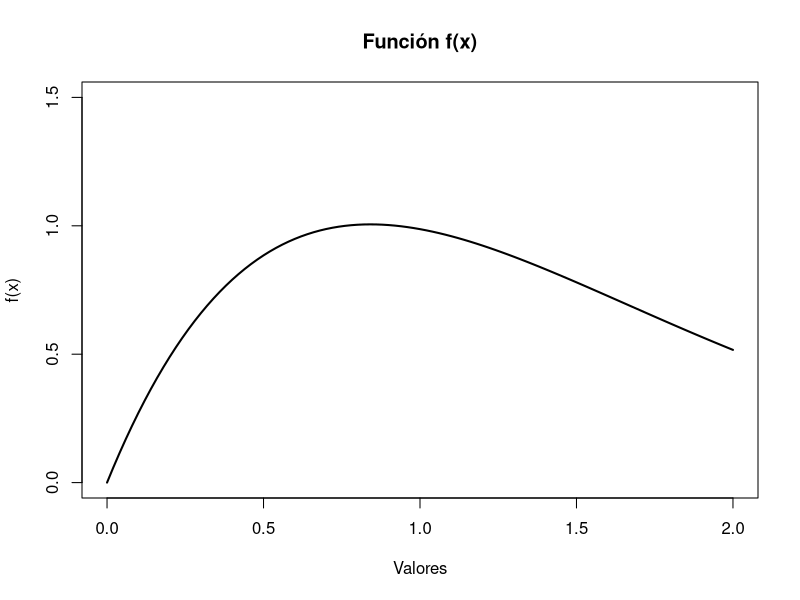
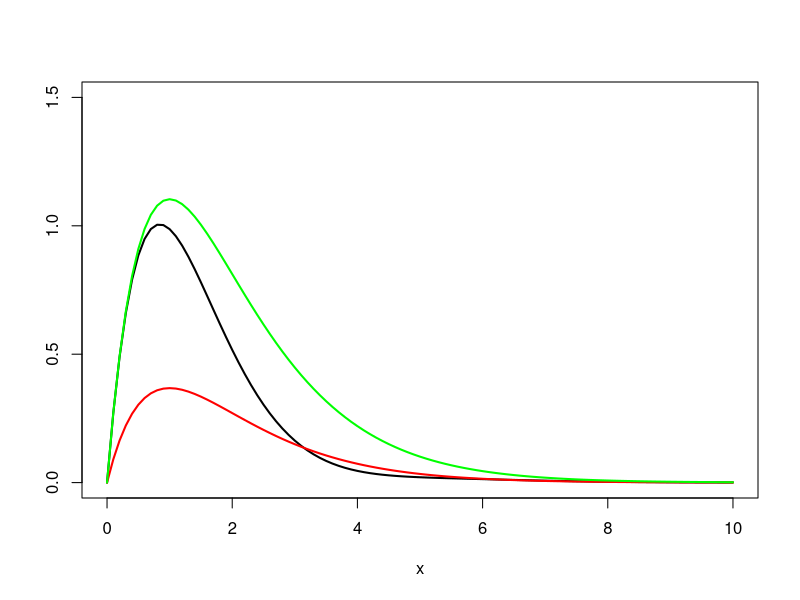
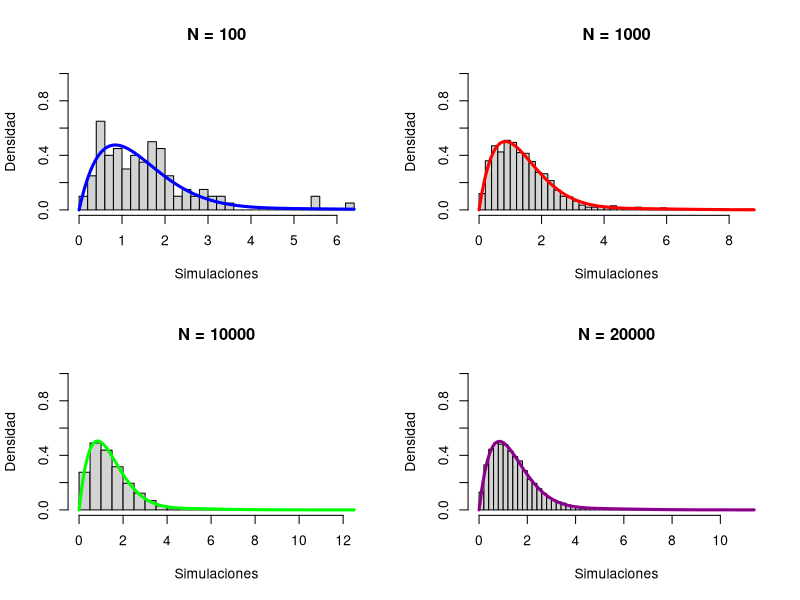
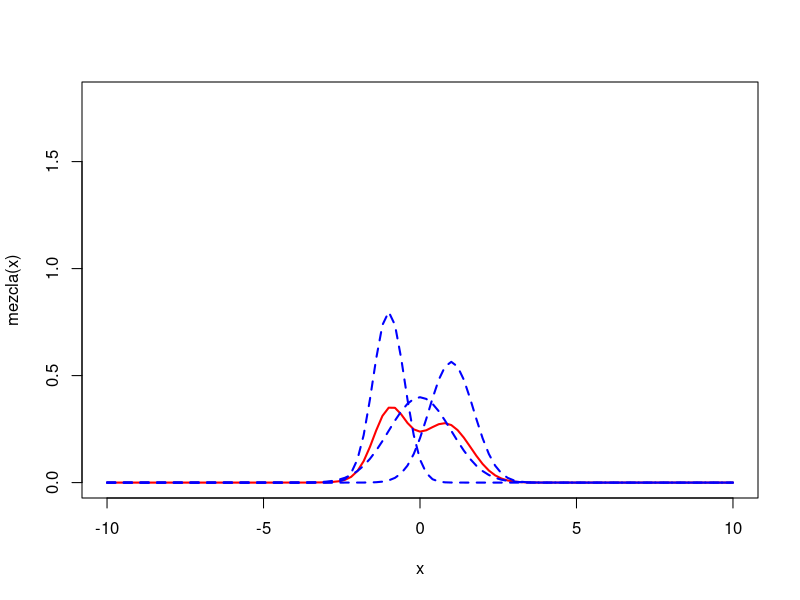
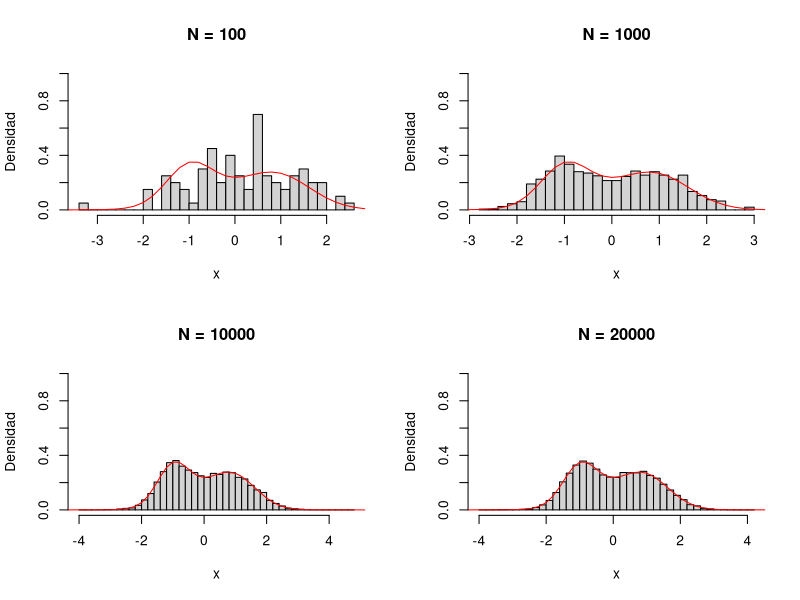
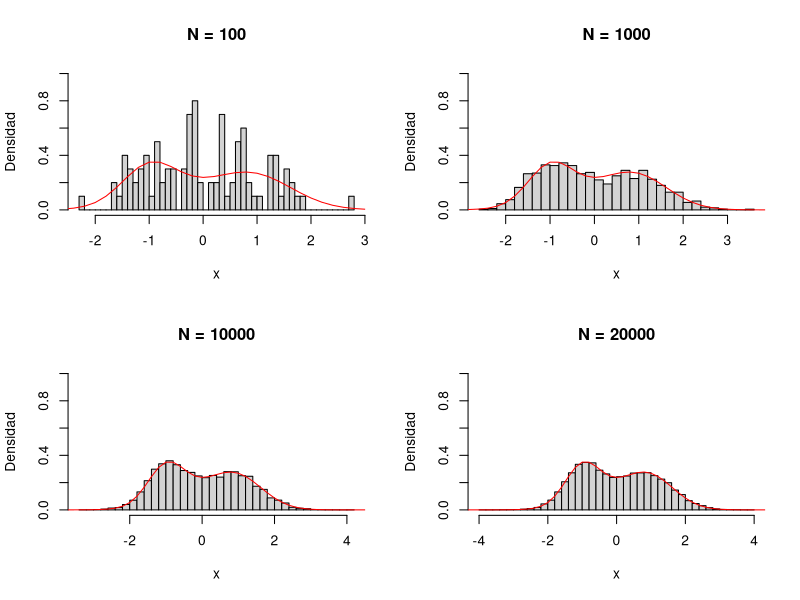
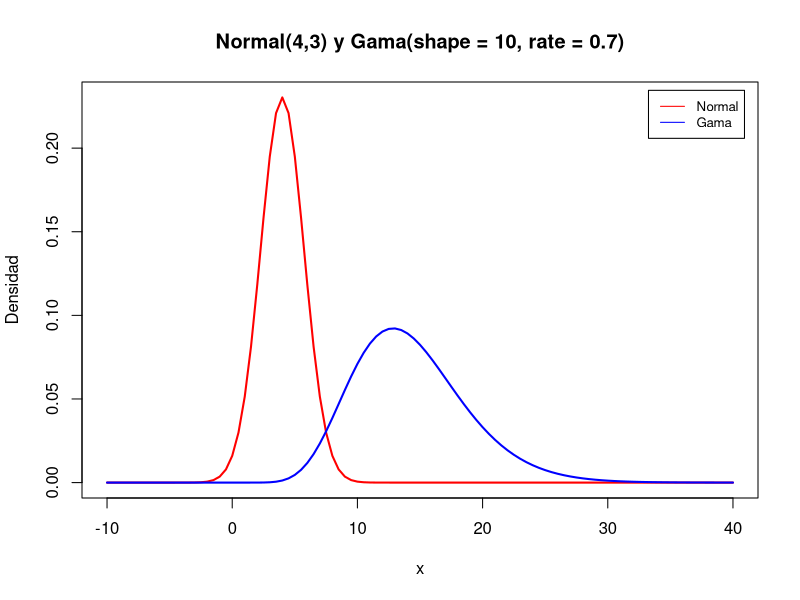
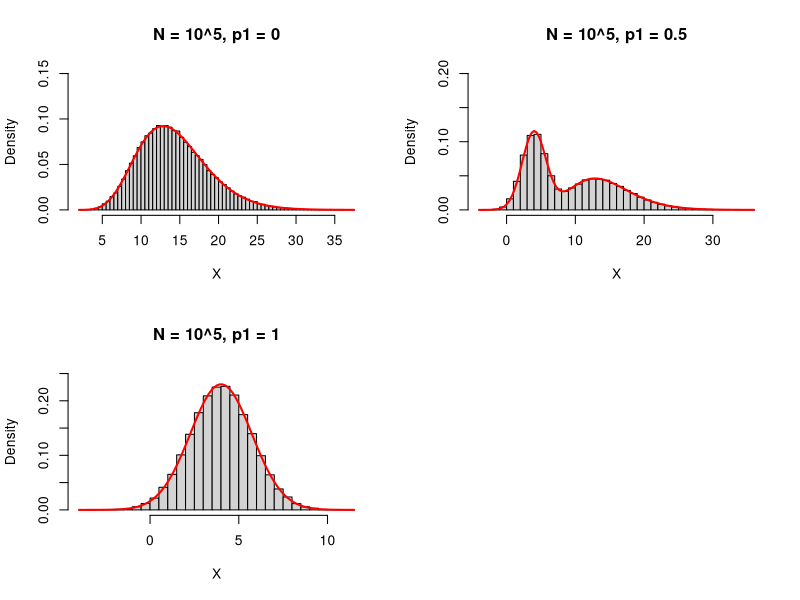

Source code (R) for these figures, in order:
## ---- chunk 1
## a)----

fx <- function(x){
  fx <- (x+(2*sin(x)))/(exp(x))
  return(fx)
}

curve(fx, from = 0, to = 2, ylim = c(0,1.5),
      main = "Función f(x)",
      ylab = "f(x)", xlab = "Valores",
      lwd = 2)
## ---- chunk 2
## b)----
# Proponemos una densidad gamma con shape = 2

f_g <- function(x){
  f_g <- fx(x)/dgamma(x, shape = 2)
  return(f_g)
}

optim <- optimise(f_g, maximum = TRUE, interval = c(0,2))
cc <- optim$objective
print(paste("El valor c para f(x) es",round(cc)))
## ---- chunk 3
## c)----
curve(fx, from = 0, to = 10, lwd = 2, ylim = c(0,1.5), ylab = "" )

curve(dgamma(x,shape = 2), from = 0, to = 10,lwd = 2,
      add =TRUE, col = "red")

curve(cc*dgamma(x,shape = 2), from = 0, to = 10,lwd = 2,
      add =TRUE, col = "green")

## ---- chunk 4
## d)----
acep_rech <- function(n){
  aceptados <- 0
  rechazados <- 0
  simulaciones <- c()
  
  while(length(simulaciones) < n){
    y <- rgamma(1, shape = 2)
    u <- runif(1)
    
    if(u <=(1/cc)*fx(y)/dgamma(y, shape = 2)){
      aceptados <- aceptados + 1
      simulaciones <- append(simulaciones, y)
    }else{
      rechazados <- rechazados +1
    }
  }
  tasa_acep <- aceptados/(aceptados + rechazados)
  
  const_norm <- 1/(cc*tasa_acep)
  
  return(list(simulaciones,tasa_acep,const_norm))
}
## ---- chunk 5
## e)----

par(mfrow = c(2,2))

N <- 100
test_1 <- acep_rech(N)
hist(test_1[[1]], probability = TRUE, breaks = 40, ylim = c(0,1),
     ylab = "Densidad", xlab = "Simulaciones",
     main = "N = 100")
curve(fx(x)*test_1[[3]],lwd = 3,
      add =TRUE, col = "blue")

N <- 1000
test_2 <- acep_rech(N)
hist(test_2[[1]], probability = TRUE, breaks = 40, ylim = c(0,1),
     ylab = "Densidad", xlab = "Simulaciones",
     main = "N = 1000")
curve(fx(x)*test_2[[3]],lwd = 3,
      add =TRUE, col = "red")

N <- 10000
test_3 <- acep_rech(N)
hist(test_3[[1]], probability = TRUE, breaks = 40, ylim = c(0,1),
     ylab = "Densidad", xlab = "Simulaciones",
     main = "N = 10000")
curve(fx(x)*test_3[[3]],lwd = 3,
      add =TRUE, col = "green")

N <- 20000
test_4 <- acep_rech(N)
hist(test_4[[1]], probability = TRUE, breaks = 45, ylim = c(0,1),
     ylab = "Densidad", xlab = "Simulaciones",
     main = "N = 20000")
curve(fx(x)*test_4[[3]],lwd = 3,
      add =TRUE, col = "darkmagenta")
## ---- chunk 6
## a) ----

mezcla <- function(x){
  mez <- 1/3*dnorm(x, mean = -1, sd = 1/2) +
    1/3*dnorm(x, mean = 0, sd = 1) +
    1/3*dnorm(x, mean = 1, sd = sqrt(1/2))
  return(mez)
}

par(mfrow =c(1,1))

curve(mezcla(x), from = -10, to = 10, lwd = 2, col = "red", ylim = c(0,1.8))

curve(dnorm(x, mean = -1, sd = 1/2), lwd = 2,lty = 2, add = TRUE, col = "blue")

curve(dnorm(x, mean = 0, sd = 1), lwd = 2, lty = 2, add = TRUE, col = "blue")

curve(dnorm(x, mean = 1, sd = sqrt(1/2)), lwd = 2,lty = 2, add = TRUE, col = "blue")
## ---- chunk 7
## b)----

polar.method <- function(N){
  
  simulaciones <- c()
  while(length(simulaciones) < N){
    U1 <- runif(1)
    U2 <- runif(1)
    
    v1 <- 2*U1-1
    v2 <- 2*U2-1
    
    s <- v1^2+v2^2
    
    if(s<=1){
      
      X <- v1*(-2*log(s)/s)^{1/2}
      
      simulaciones <- append(simulaciones, X)
      
    }
  }
  return(simulaciones)
}

composicion <- function(N){
  vars <- polar.method(N)
  comp <- c()
  for(i in 1:N){
    U <- runif(1)
    if(U < 1/3){
      see <- vars[i]*(1/2)+(-1)
      comp <- append(comp,see)
    }
    if(U>1/3 & U < 2/3){
      comp <- append(comp, vars[i])
    }
    if(U > 2/3){
      see <- vars[i]*(sqrt(1/2))+(1)
      comp <- append(comp, see)
    }
  }
  return(comp)
}
## ---- chunk 8
## c)----

par(mfrow = c(2,2))

N <- 100
hist(composicion(N), probability = TRUE, main ="N = 100",
     xlab = "x", ylab = "Densidad", breaks = 40, ylim = c(0,1))
curve(mezcla, from = -10, to = 10, add = T, col = "red")

N <- 1000
hist(composicion(N), probability = TRUE, main ="N = 1000",
     xlab = "x", ylab = "Densidad", breaks = 40, ylim = c(0,1))
curve(mezcla, from = -10, to = 10, add = T, col = "red")


N <- 10000
hist(composicion(N), probability = TRUE, main ="N = 10000",
     xlab = "x", ylab = "Densidad", breaks = 40, ylim = c(0,1))
curve(mezcla, from = -10, to = 10, add = T, col = "red")


N <- 20000
hist(composicion(N), probability = TRUE, main ="N = 20000",
     xlab = "x", ylab = "Densidad", breaks = 40, ylim = c(0,1))
curve(mezcla, from = -10, to = 10, add = T, col = "red")
## ---- chunk 9
## d)----

box.muller <- function(N){
  sims <- c()
  
  while(length(sims) < N){
    U <- runif(1)
    V <- runif(1)
    
    X <- sqrt(-2*log(1-U))*cos(2*pi*V)
    
    sims <- c(sims,X)
  }

  return(sims)
}

composicion <- function(N){
  vars <- box.muller(N)
  comp <- c()
  for(i in 1:N){
    U <- runif(1)
    if(U < 1/3){
      see <- vars[i]*(sqrt(1/4))+(-1)
      comp <- append(comp,see)
    }
    if(U>1/3 & U < 2/3){
      comp <- append(comp, vars[i])
    }
    if(U > 2/3){
      see <- vars[i]*(sqrt(1/2))+(1)
      comp <- append(comp, see)
    }
  }
  return(comp)
}
## ---- chunk 10
## e)----

par(mfrow = c(2,2))

N <- 100
hist(composicion(N), probability = TRUE, main ="N = 100",
     xlab = "x", ylab = "Densidad", breaks = 40, ylim = c(0,1))
curve(mezcla, from = -10, to = 10, add = T, col = "red")

N <- 1000
hist(composicion(N), probability = TRUE, main ="N = 1000",
     xlab = "x", ylab = "Densidad", breaks = 40, ylim = c(0,1))
curve(mezcla, from = -10, to = 10, add = T, col = "red")


N <- 10000
hist(composicion(N), probability = TRUE, main ="N = 10000",
     xlab = "x", ylab = "Densidad", breaks = 40, ylim = c(0,1))
curve(mezcla, from = -10, to = 10, add = T, col = "red")


N <- 20000
hist(composicion(N), probability = TRUE, main ="N = 20000",
     xlab = "x", ylab = "Densidad", breaks = 40, ylim = c(0,1))
curve(mezcla, from = -10, to = 10, add = T, col = "red")
## ---- chunk 11
## a)----

par(mfrow = c(1,1))
curve(dnorm(x, mean = 4, sd = sqrt(3)), from = -10, to = 40, lwd = 2, col = "red",
      main = "Normal(4,3) y Gama(shape = 10, rate = 0.7)", ylab = "Densidad")
curve(dgamma(x, shape = 10, rate = 0.7),from = -10, to = 40, lwd = 2, col = "blue",
      add = TRUE)
legend(x = "topright",
       inset = .02,
       lty = c(1,1), 
       col= c("red","blue"), 
       legend=c("Normal", "Gama"),
       cex = 0.8)
## ---- chunk 12
## b)----

fx <- function(x){
  fx <- (((0.7)^10)/gamma(10))*x^(10-1)*exp(-0.7*x)
  return(fx)
}

f_g <- function(x){
  f_g <- fx(x)/dweibull(x, shape = 2.5, scale = 13)
  return(f_g)
}

c <- optimise(f_g, maximum = TRUE, interval = c(0,30))$objective


simu.gamma <- function(N){
  simulaciones <- c()
  
  while(length(simulaciones) < N){
    U <- runif(1)
    y <- rweibull(1, shape = 2.5, scale = 13)
    
    if(U <= (1/c)*fx(y)/dweibull(y,shape = 2.5, scale = 13)){
      simulaciones <- append(simulaciones, y)
    }
  }
  return(simulaciones)
}

# Para simular normales usaré el método polar (función polar.method(N))

compos <- function(N, p1){
  simu <- c()
  for(i in 1:N){
    U <- runif(1)
    
    if(U < p1){
      ans <- polar.method(1)
      ans <- (ans * sqrt(3)) + 4 # "Des-estandarizamos" la muestra N(0,1) a N(4,3)
      simu <- append(simu,ans)
    }else{
      simu <- append(simu, simu.gamma(1))
    }
  }
  return(simu)
}
## ---- chunk 13
## c) ----
par(mfrow = c(2,2))
N <- 10^5

################# Para p1 = 0 #################
p1_1 <- 0
aux1 <- compos(N, p1_1)
hist(aux1,
     probability = TRUE,
     main = "N = 10^5, p1 = 0",
     breaks = 50,
     ylim = c(0,0.15),
     xlab = "X")

fx <- function(x){
  fx <- dgamma(x, shape = 10, rate = 0.7)
  return(fx)
}

curve(fx, add = TRUE, lwd = 2, col = "red")

##############################################

################# Para p1 = 0.5 ##############

p1_2 <- 0.5
aux2 <-compos(N, p1_2)
hist(aux2,
     probability = TRUE,
     main = "N = 10^5, p1 = 0.5",
     ylim = c(0,0.2),
     breaks = 30,
     xlab = "X")

fx <- function(x){
  fx <- 1/2 * dnorm(x, mean = 4, sd = sqrt(3)) +
    1/2 * dgamma(x, shape = 10, rate = 0.7)
  return(fx)
}

curve(fx, add = TRUE, lwd = 2, col = "red")

##############################################


################# Para p1 = 1 ################

p1_3 <- 1
aux3 <- compos(N, p1_3)
hist(aux3,
     probability = TRUE,
     main = "N = 10^5, p1 = 1",
     breaks = 50,
     ylim = c(0,0.25),
     xlab = "X")

fx <- function(x){
  fx <- dnorm(x, mean = 4, sd = sqrt(3)) 
  return(fx)
}

curve(fx, add = TRUE, lwd = 2, col = "red")

##############################################
## ---- chunk 14
## d)----

############### Para p1 = 0 ###################

# valores simulados
simu <- aux1
comparativa_1a <- list(tipo = "simulada",
                       media = mean(simu),
                       desv. = sd(simu),
                       varianza = var(simu))

# valores "reales"

real <- rgamma(N, shape = 10, rate = 0.7)
comparativa_1b <- list(tipo = "real",
                       media = mean(real),
                       desv. = sd(real),
                       varianza = var(real))

df <- data.frame(tipo = c(),
                 media = c(),
                 desv. = c(),
                 varianza = c())

df <- rbind(df, comparativa_1a)
df <- rbind(df, comparativa_1b)
df

############### Para p1 = 0.5 #################

# valores simulados
simu <- aux2
comparativa_2a <- list(tipo = "simulada",
                       media = mean(simu),
                       desv. = sd(simu),
                       varianza = var(simu))

# valores "reales"

real <- 0.5 * rnorm(N, mean = 4, sd = sqrt(3)) + 0.5*rgamma(N, shape = 10, rate = 0.7)
comparativa_2b <- list(tipo = "real",
                       media = mean(real),
                       desv. = sd(real),
                       varianza = var(real))

df <- data.frame(tipo = c(),
                 media = c(),
                 desv. = c(),
                 varianza = c())

df <- rbind(df, comparativa_2a)
df <- rbind(df, comparativa_2b)
df

############### Para p1 = 1 ###################

# valores simulados
simu <- aux3
comparativa_3a <- list(tipo = "simulada",
                       media = mean(simu),
                       desv. = sd(simu),
                       varianza = var(simu))

# valores "reales"

real <- rnorm(N, mean = 4, sd = sqrt(3))
comparativa_3b <- list(tipo = "real",
                       media = mean(real),
                       desv. = sd(real),
                       varianza = var(real))

df <- data.frame(tipo = c(),
                 media = c(),
                 desv. = c(),
                 varianza = c())

df <- rbind(df, comparativa_3a)
df <- rbind(df, comparativa_3b)
df
